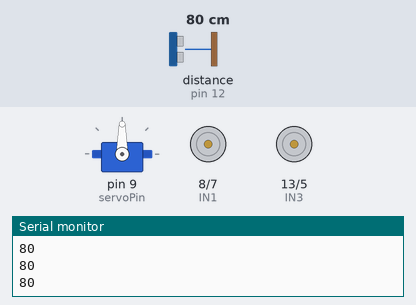
The sketch below on a simulated Arduino Uno, built with avr-gcc and run on an emulated ATmega328P. On the bench: servo, motor-driver pin pairs drawn as motors (green arrow = first pin HIGH = forward, orange = second pin HIGH = backward, longer = more drive, scaled by the enable pin), the last lines printed to the serial monitor. Wiring (inferred from the names in the program): ultrasonic range finder: trigger pin 2; echo pin 12. The inputs (shaded band) are chosen by the test bench; at power-on: distance to the obstacle (sensor on pin 12) 80 cm. The echo pulse lasts 58.3 µs per cm.

Above: at 1.2 s.
1.3 s: distance to the obstacle (sensor on pin 12) set to 38 cm
At 1.53 s:
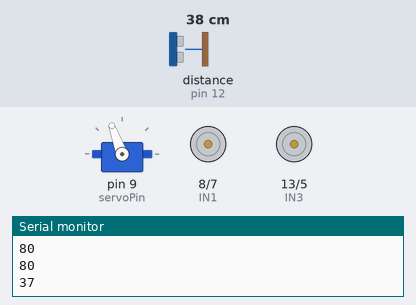
4.3 s: distance to the obstacle (sensor on pin 12) set to 32 cm
At 10.0 s:
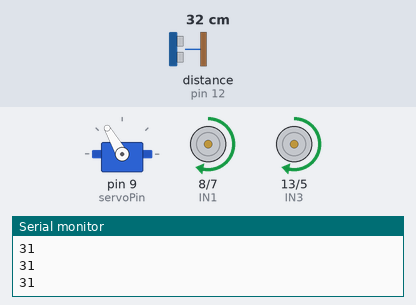
10.3 s: distance to the obstacle (sensor on pin 12) set to 60 cm
At 12.5 s:
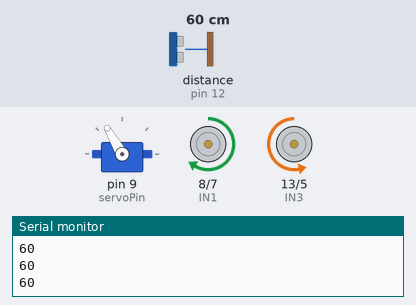
Timing chart, 0 to 14.3 s (numbered marks = the images above; inputs shaded):
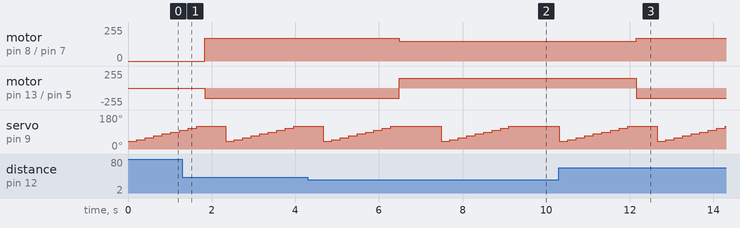

The sketch:

_298_IN.ino
```cpp
 #include <Servo.h>

Servo LexaServo;
int servoPin = 9;
int IN1 = 8; // Input3 подключен к выводу 5
int IN2 = 7;
int ENA = 3;

int IN3 = 13; // Input3 подключен к выводу 5
int IN4 = 5;
int ENB = 11;
const int Trig = 2;
const int Echo = 12;
void setup()

{
 pinMode (ENA, OUTPUT);
 pinMode (IN1, OUTPUT);
 pinMode (IN2, OUTPUT);

 pinMode (ENB, OUTPUT);
 pinMode (IN3, OUTPUT);
 pinMode (IN4, OUTPUT);

  pinMode(Trig, OUTPUT);
  pinMode(Echo, INPUT);
  LexaServo.attach(servoPin);
  Serial.begin(12000);

}


unsigned int time_us=0;
unsigned int distance_sm=0;


 void loop()

{

  {

  for (int i=40; i<=120; i=i+10)

   {

    LexaServo.write(i);
    delay(200);
    digitalWrite(Trig, HIGH);
    delayMicroseconds(10);
    digitalWrite(Trig, LOW);
    time_us=pulseIn(Echo, HIGH);
    distance_sm=time_us/58;
    Serial.println(distance_sm);

  }

 }

    if (distance_sm<35)

    {
  analogWrite  (ENA, 150);
  analogWrite  (ENB, 150);

  digitalWrite (IN3, HIGH);
  digitalWrite (IN4, LOW);


  digitalWrite (IN1, HIGH);
  digitalWrite (IN2, LOW);


  delay(1000);

    }

    else

    {
  analogWrite (ENA, 170);
  analogWrite (ENB, 150); // Скорость оставляем постоянную-АРТЕМ

   digitalWrite (IN3, LOW);
  digitalWrite (IN4, HIGH);


  digitalWrite (IN1, HIGH);
  digitalWrite (IN2, LOW);


  delay(500);

    }

}
```

Measured:
- the behaviour switches between 36 and 35 cm on distance to the obstacle (sensor on pin 12) (found by bisection; images 1 and 2)
- after the input at 4.3 s, motor on pin 8 (IN1) / pin 7 (IN2): forward 170/255 → forward 150/255 after 2.2 s; motor on pin 13 (IN3) / pin 5 (IN4): backward 150/255 → forward 150/255 after 2.2 s
- after the input at 10.3 s, motor on pin 8 (IN1) / pin 7 (IN2): forward 150/255 → forward 170/255 after 1.9 s; motor on pin 13 (IN3) / pin 5 (IN4): forward 150/255 → backward 150/255 after 1.9 s
- by itself, servo on pin 9 (servoPin): ramps from 40° to 120° and jumps back, once every 2.8 s
